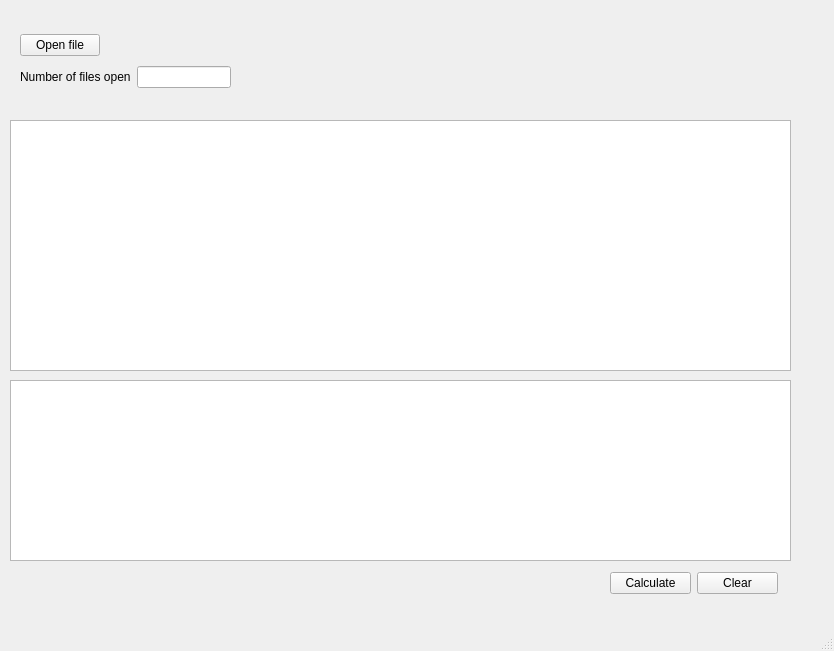
<?xml version="1.0" encoding="UTF-8"?>
<ui version="4.0">
 <class>MainWindow</class>
 <widget class="QMainWindow" name="MainWindow">
  <property name="geometry">
   <rect>
    <x>0</x>
    <y>0</y>
    <width>834</width>
    <height>651</height>
   </rect>
  </property>
  <property name="windowTitle">
   <string>MainWindow</string>
  </property>
  <widget class="QWidget" name="centralwidget">
   <widget class="QTableWidget" name="tableWidget">
    <property name="geometry">
     <rect>
      <x>10</x>
      <y>120</y>
      <width>781</width>
      <height>251</height>
     </rect>
    </property>
   </widget>
   <widget class="QTableWidget" name="partition">
    <property name="geometry">
     <rect>
      <x>10</x>
      <y>380</y>
      <width>781</width>
      <height>181</height>
     </rect>
    </property>
   </widget>
   <widget class="QWidget" name="layoutWidget">
    <property name="geometry">
     <rect>
      <x>610</x>
      <y>570</y>
      <width>168</width>
      <height>27</height>
     </rect>
    </property>
    <layout class="QHBoxLayout" name="horizontalLayout">
     <item>
      <widget class="QPushButton" name="pushButton">
       <property name="text">
        <string>Calculate</string>
       </property>
      </widget>
     </item>
     <item>
      <widget class="QPushButton" name="clear">
       <property name="text">
        <string>Clear</string>
       </property>
      </widget>
     </item>
    </layout>
   </widget>
   <widget class="QWidget" name="layoutWidget">
    <property name="geometry">
     <rect>
      <x>20</x>
      <y>30</y>
      <width>211</width>
      <height>62</height>
     </rect>
    </property>
    <layout class="QVBoxLayout" name="verticalLayout">
     <item>
      <layout class="QHBoxLayout" name="horizontalLayout_3">
       <item>
        <widget class="QPushButton" name="btn_select_file">
         <property name="text">
          <string>Open file</string>
         </property>
        </widget>
       </item>
       <item>
        <spacer name="horizontalSpacer">
         <property name="orientation">
          <enum>Qt::Horizontal</enum>
         </property>
         <property name="sizeHint" stdset="0">
          <size>
           <width>40</width>
           <height>20</height>
          </size>
         </property>
        </spacer>
       </item>
      </layout>
     </item>
     <item>
      <layout class="QHBoxLayout" name="horizontalLayout_2">
       <item>
        <widget class="QLabel" name="label">
         <property name="text">
          <string>Number of files open</string>
         </property>
        </widget>
       </item>
       <item>
        <widget class="QLineEdit" name="lineEdit"/>
       </item>
      </layout>
     </item>
    </layout>
   </widget>
  </widget>
  <widget class="QMenuBar" name="menubar">
   <property name="geometry">
    <rect>
     <x>0</x>
     <y>0</y>
     <width>834</width>
     <height>22</height>
    </rect>
   </property>
  </widget>
  <widget class="QStatusBar" name="statusbar"/>
 </widget>
 <resources/>
 <connections/>
</ui>
